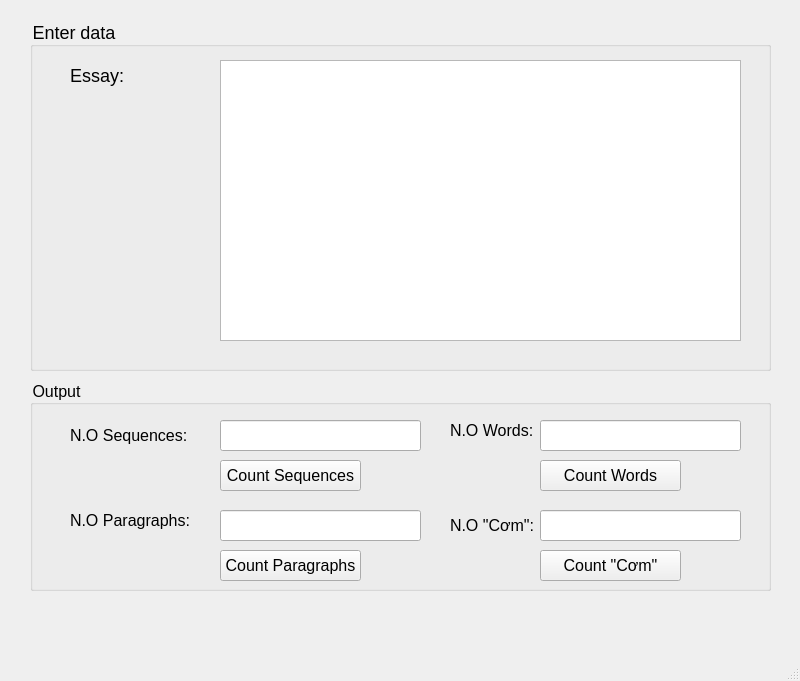
<?xml version="1.0" encoding="UTF-8"?>
<ui version="4.0">
 <class>MainWindow</class>
 <widget class="QMainWindow" name="MainWindow">
  <property name="geometry">
   <rect>
    <x>0</x>
    <y>0</y>
    <width>800</width>
    <height>681</height>
   </rect>
  </property>
  <property name="windowTitle">
   <string>MainWindow</string>
  </property>
  <property name="styleSheet">
   <string notr="true">font-size: 16px; </string>
  </property>
  <widget class="QWidget" name="centralwidget">
   <widget class="QGroupBox" name="groupBox">
    <property name="geometry">
     <rect>
      <x>30</x>
      <y>20</y>
      <width>741</width>
      <height>351</height>
     </rect>
    </property>
    <property name="styleSheet">
     <string notr="true">font-size: 18px;</string>
    </property>
    <property name="title">
     <string>Enter data</string>
    </property>
    <widget class="QLabel" name="label">
     <property name="geometry">
      <rect>
       <x>40</x>
       <y>40</y>
       <width>61</width>
       <height>31</height>
      </rect>
     </property>
     <property name="text">
      <string>Essay: </string>
     </property>
    </widget>
    <widget class="QTextEdit" name="textEditEssay">
     <property name="geometry">
      <rect>
       <x>190</x>
       <y>40</y>
       <width>521</width>
       <height>281</height>
      </rect>
     </property>
    </widget>
   </widget>
   <widget class="QGroupBox" name="groupBox_2">
    <property name="geometry">
     <rect>
      <x>30</x>
      <y>380</y>
      <width>741</width>
      <height>211</height>
     </rect>
    </property>
    <property name="title">
     <string>Output</string>
    </property>
    <widget class="QLabel" name="label_2">
     <property name="geometry">
      <rect>
       <x>40</x>
       <y>40</y>
       <width>131</width>
       <height>31</height>
      </rect>
     </property>
     <property name="text">
      <string>N.O Sequences: </string>
     </property>
    </widget>
    <widget class="QLineEdit" name="lineEditSequences">
     <property name="geometry">
      <rect>
       <x>190</x>
       <y>40</y>
       <width>201</width>
       <height>31</height>
      </rect>
     </property>
    </widget>
    <widget class="QLabel" name="label_3">
     <property name="geometry">
      <rect>
       <x>40</x>
       <y>130</y>
       <width>131</width>
       <height>21</height>
      </rect>
     </property>
     <property name="text">
      <string>N.O Paragraphs: </string>
     </property>
    </widget>
    <widget class="QLineEdit" name="lineEditParagraphs">
     <property name="geometry">
      <rect>
       <x>190</x>
       <y>130</y>
       <width>201</width>
       <height>31</height>
      </rect>
     </property>
    </widget>
    <widget class="QLabel" name="label_4">
     <property name="geometry">
      <rect>
       <x>420</x>
       <y>40</y>
       <width>91</width>
       <height>21</height>
      </rect>
     </property>
     <property name="text">
      <string>N.O Words:</string>
     </property>
    </widget>
    <widget class="QLineEdit" name="lineEdiWords">
     <property name="geometry">
      <rect>
       <x>510</x>
       <y>40</y>
       <width>201</width>
       <height>31</height>
      </rect>
     </property>
    </widget>
    <widget class="QLabel" name="label_5">
     <property name="geometry">
      <rect>
       <x>420</x>
       <y>130</y>
       <width>91</width>
       <height>31</height>
      </rect>
     </property>
     <property name="text">
      <string>N.O &quot;Cơm&quot;:</string>
     </property>
    </widget>
    <widget class="QLineEdit" name="lineEditComs">
     <property name="geometry">
      <rect>
       <x>510</x>
       <y>130</y>
       <width>201</width>
       <height>31</height>
      </rect>
     </property>
    </widget>
    <widget class="QPushButton" name="pushButtonCountSequences">
     <property name="geometry">
      <rect>
       <x>190</x>
       <y>80</y>
       <width>141</width>
       <height>31</height>
      </rect>
     </property>
     <property name="text">
      <string>Count Sequences</string>
     </property>
    </widget>
    <widget class="QPushButton" name="pushButtonCountWords">
     <property name="geometry">
      <rect>
       <x>510</x>
       <y>80</y>
       <width>141</width>
       <height>31</height>
      </rect>
     </property>
     <property name="text">
      <string>Count Words</string>
     </property>
    </widget>
    <widget class="QPushButton" name="pushButtonCountParagraphs">
     <property name="geometry">
      <rect>
       <x>190</x>
       <y>170</y>
       <width>141</width>
       <height>31</height>
      </rect>
     </property>
     <property name="text">
      <string>Count Paragraphs</string>
     </property>
    </widget>
    <widget class="QPushButton" name="pushButtonCountCom">
     <property name="geometry">
      <rect>
       <x>510</x>
       <y>170</y>
       <width>141</width>
       <height>31</height>
      </rect>
     </property>
     <property name="text">
      <string>Count &quot;Cơm&quot;</string>
     </property>
    </widget>
   </widget>
  </widget>
  <widget class="QMenuBar" name="menubar">
   <property name="geometry">
    <rect>
     <x>0</x>
     <y>0</y>
     <width>800</width>
     <height>27</height>
    </rect>
   </property>
  </widget>
  <widget class="QStatusBar" name="statusbar"/>
 </widget>
 <resources/>
 <connections/>
</ui>
